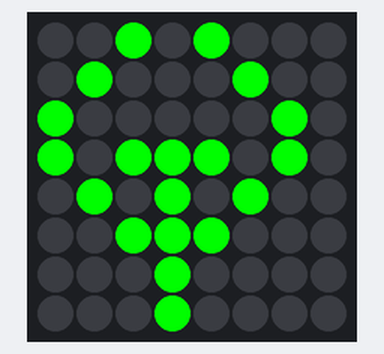
Bench run of a program on a simulated Raspberry Pi (BCM pin numbers) with a Sense HAT. On the bench: the Sense HAT's 8×8 RGB LED matrix. At 0.0 s the program stops and its outputs stay as they are.

Above: at 0.1 s.

The program:

SenseHat_Pixels.py
```python
#! /usr/bin/env python
from sense_hat import SenseHat
from time import sleep
from random import randint

sense = SenseHat()
sense.clear()

#            X
#    0 1 2 3 4 5 6 7 8
#   0
#   1
#   2
#   3
# Y 4
#   5
#   6
#   7
#   8


g = (0,0,0)
b= (0,255,0)


matrix = [
    g, g, b, g, b, g, g, g,
    g, b, g, g, g, b, g, g,
    b, g, g, g, g, g, b, g,
    b, g, b, b, b, g, b, g,
    g, b, g, b, g, b, g, g,
    g, g, b, b, b, g, g, g,
    g, g, g, b, g, g, g, g,
    g, g, g, b, g, g, g, g
]

sense.set_pixels(matrix)
```
